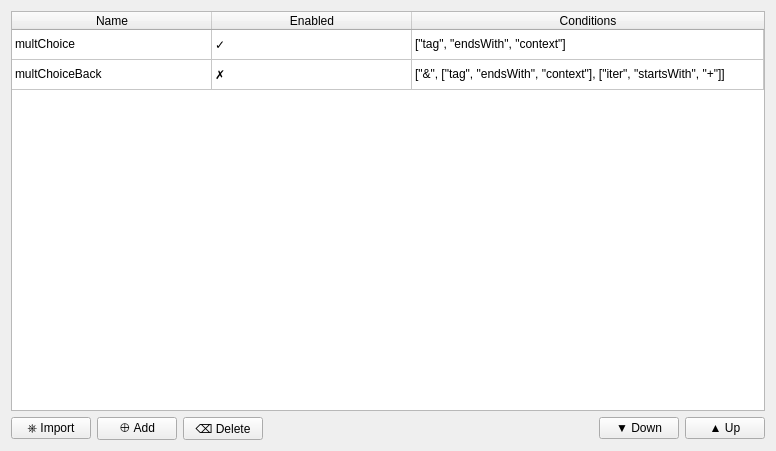
<?xml version="1.0" encoding="UTF-8"?>
<ui version="4.0">
 <class>SRInjectionTab</class>
 <widget class="QWidget" name="SRInjectionTab">
  <property name="geometry">
   <rect>
    <x>0</x>
    <y>0</y>
    <width>776</width>
    <height>451</height>
   </rect>
  </property>
  <property name="windowTitle">
   <string>Form</string>
  </property>
  <layout class="QGridLayout" name="gridLayout">
   <item row="2" column="3">
    <spacer name="horizontalSpacer">
     <property name="orientation">
      <enum>Qt::Horizontal</enum>
     </property>
     <property name="sizeHint" stdset="0">
      <size>
       <width>40</width>
       <height>20</height>
      </size>
     </property>
    </spacer>
   </item>
   <item row="2" column="4">
    <widget class="QPushButton" name="downPushButton">
     <property name="text">
      <string>▼ Down</string>
     </property>
    </widget>
   </item>
   <item row="2" column="1">
    <widget class="QPushButton" name="addPushButton">
     <property name="text">
      <string>⊕ Add</string>
     </property>
    </widget>
   </item>
   <item row="2" column="2">
    <widget class="QPushButton" name="deletePushButton">
     <property name="text">
      <string>⌫ Delete</string>
     </property>
    </widget>
   </item>
   <item row="2" column="5">
    <widget class="QPushButton" name="upPushButton">
     <property name="text">
      <string>▲ Up</string>
     </property>
    </widget>
   </item>
   <item row="2" column="0">
    <widget class="QPushButton" name="importButton">
     <property name="text">
      <string>⎈ Import</string>
     </property>
    </widget>
   </item>
   <item row="0" column="0" colspan="6">
    <widget class="QTableWidget" name="injectionsTable">
     <property name="editTriggers">
      <set>QAbstractItemView::NoEditTriggers</set>
     </property>
     <property name="dragEnabled">
      <bool>false</bool>
     </property>
     <property name="dragDropOverwriteMode">
      <bool>false</bool>
     </property>
     <property name="alternatingRowColors">
      <bool>false</bool>
     </property>
     <property name="selectionMode">
      <enum>QAbstractItemView::SingleSelection</enum>
     </property>
     <property name="selectionBehavior">
      <enum>QAbstractItemView::SelectRows</enum>
     </property>
     <property name="showGrid">
      <bool>true</bool>
     </property>
     <property name="gridStyle">
      <enum>Qt::SolidLine</enum>
     </property>
     <property name="sortingEnabled">
      <bool>false</bool>
     </property>
     <property name="cornerButtonEnabled">
      <bool>false</bool>
     </property>
     <attribute name="horizontalHeaderCascadingSectionResizes">
      <bool>false</bool>
     </attribute>
     <attribute name="horizontalHeaderDefaultSectionSize">
      <number>200</number>
     </attribute>
     <attribute name="horizontalHeaderStretchLastSection">
      <bool>true</bool>
     </attribute>
     <attribute name="verticalHeaderVisible">
      <bool>false</bool>
     </attribute>
     <attribute name="verticalHeaderCascadingSectionResizes">
      <bool>true</bool>
     </attribute>
     <attribute name="verticalHeaderHighlightSections">
      <bool>true</bool>
     </attribute>
     <attribute name="verticalHeaderShowSortIndicator" stdset="0">
      <bool>false</bool>
     </attribute>
     <row>
      <property name="text">
       <string>Injection 1</string>
      </property>
     </row>
     <row>
      <property name="text">
       <string>Injection 2</string>
      </property>
     </row>
     <column>
      <property name="text">
       <string>Name</string>
      </property>
     </column>
     <column>
      <property name="text">
       <string>Enabled</string>
      </property>
     </column>
     <column>
      <property name="text">
       <string>Conditions</string>
      </property>
     </column>
     <item row="0" column="0">
      <property name="text">
       <string>multChoice</string>
      </property>
     </item>
     <item row="0" column="1">
      <property name="text">
       <string>✓</string>
      </property>
     </item>
     <item row="0" column="2">
      <property name="text">
       <string>[&quot;tag&quot;, &quot;endsWith&quot;, &quot;context&quot;]</string>
      </property>
     </item>
     <item row="1" column="0">
      <property name="text">
       <string>multChoiceBack</string>
      </property>
     </item>
     <item row="1" column="1">
      <property name="text">
       <string>✗</string>
      </property>
     </item>
     <item row="1" column="2">
      <property name="text">
       <string>[&quot;&amp;&quot;, [&quot;tag&quot;, &quot;endsWith&quot;, &quot;context&quot;], [&quot;iter&quot;, &quot;startsWith&quot;, &quot;+&quot;]]</string>
      </property>
     </item>
    </widget>
   </item>
  </layout>
 </widget>
 <resources/>
 <connections>
  <connection>
   <sender>injectionsTable</sender>
   <signal>cellActivated(int,int)</signal>
   <receiver>deletePushButton</receiver>
   <slot>toggle()</slot>
   <hints>
    <hint type="sourcelabel">
     <x>450</x>
     <y>108</y>
    </hint>
    <hint type="destinationlabel">
     <x>171</x>
     <y>230</y>
    </hint>
   </hints>
  </connection>
 </connections>
</ui>
